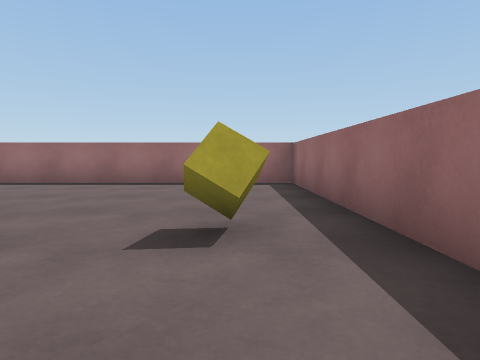
View 1 (above)

20 first-person views from a walk through a 3-D level made in the Unity game engine. The camera is 0.62 m above the floor, tilts 4° down and sees 75° across. The floor is counted in squares, 1 m on a side. Each view is taken from the middle of a square. On the plan, view 1 faces up. The plan holds only what a view shows up to about 9 squares ahead; the rest is blank. The player is left out.

View 2
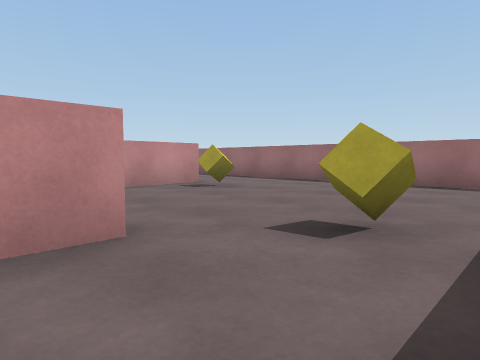

View 3
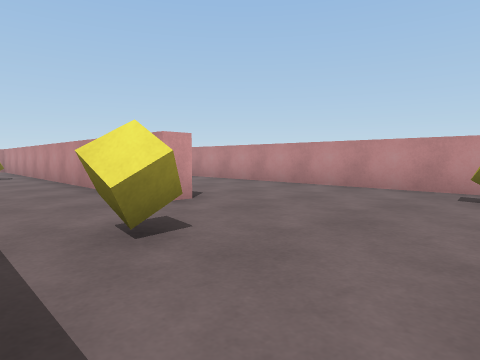

View 4
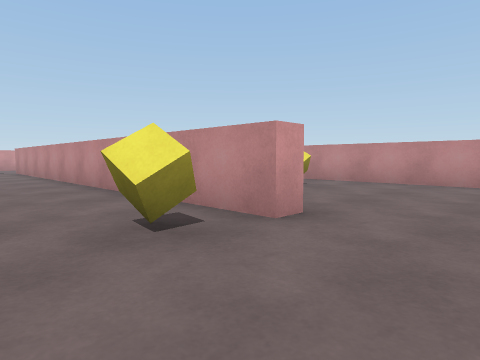

View 5
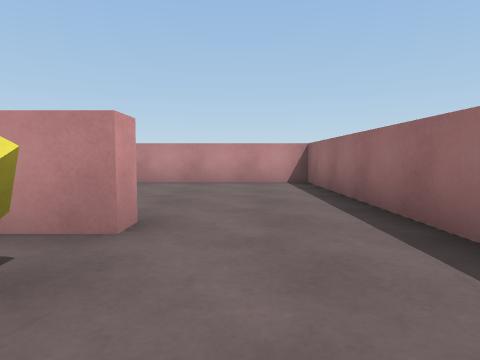

View 6
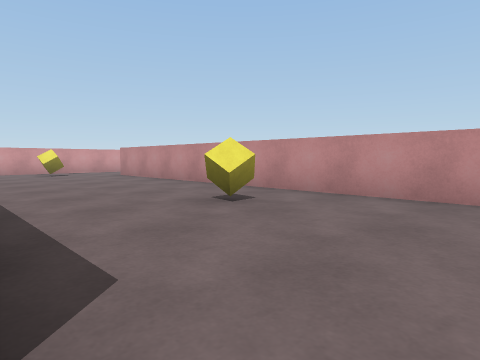

View 7
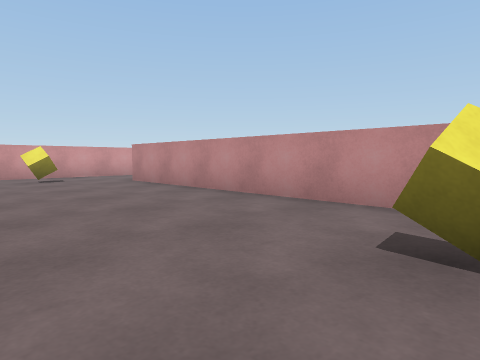

View 8
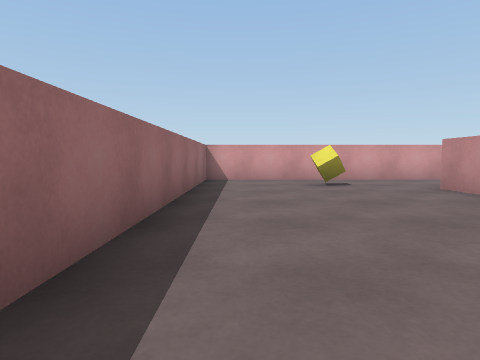

View 9
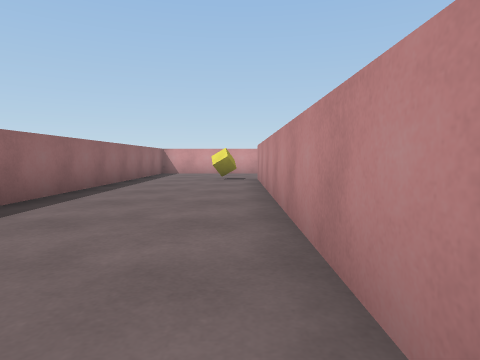

View 10
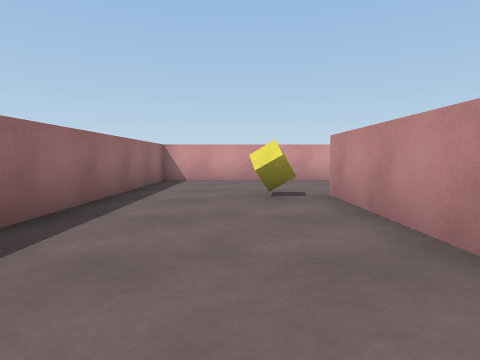

View 11
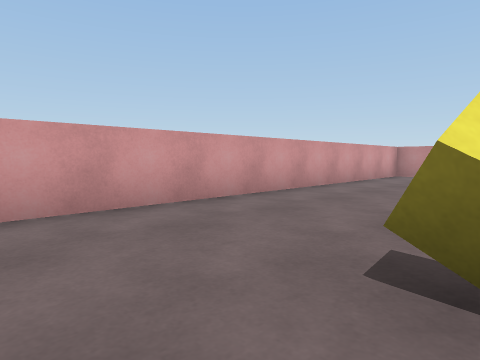

View 12
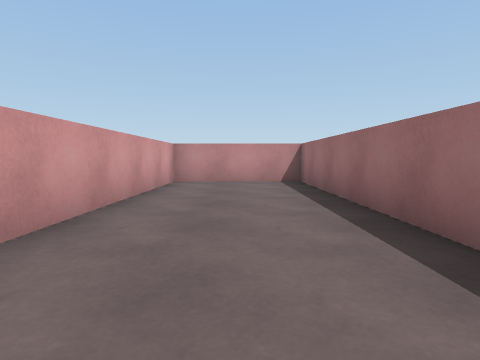

View 13
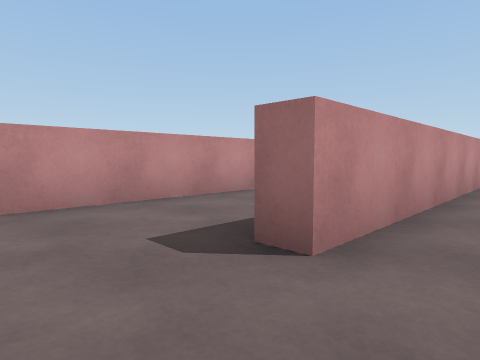

View 14
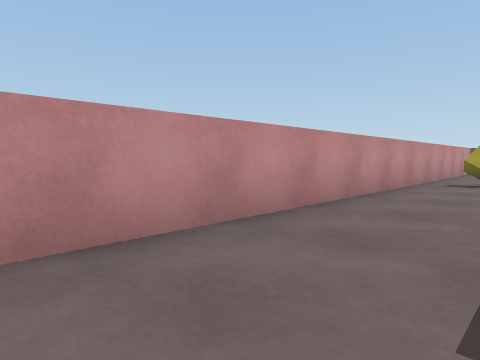

View 15
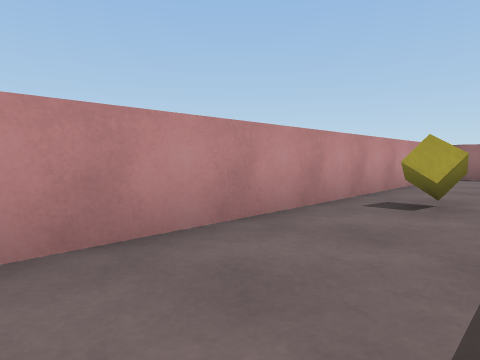

View 16
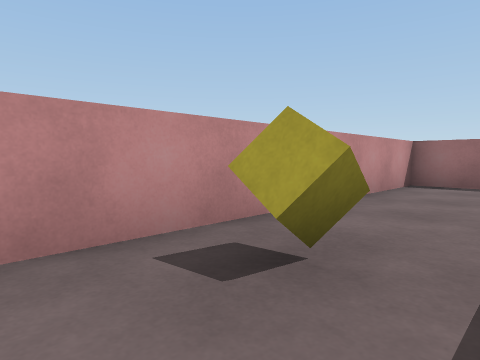

View 17
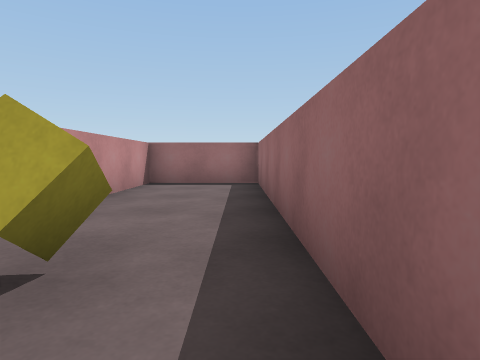

View 18
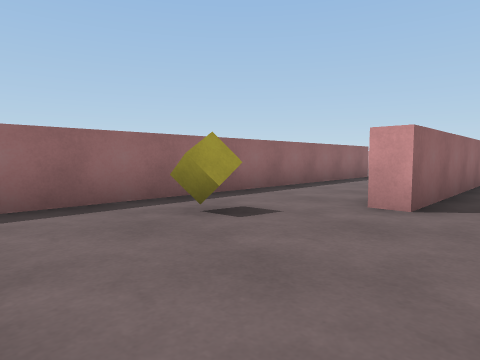

View 19
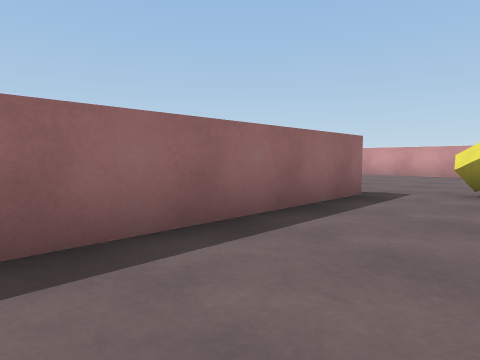

View 20
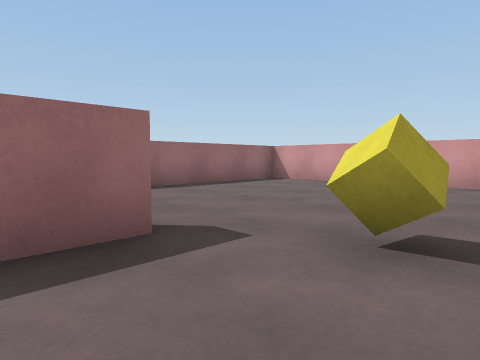

### Floor plan
Points are (right, up) in squares from view 1. A wall is a line through its corners. A room is listed if a view was taken in it or the views show most of it. See-through windows are left out.
Room 1 (views 1, 2, 3, 4, 5, 6, 7, 8, 9, 10, 11, 12, 13, 18, 19, 20)
walls: (-1.4, -1.8) (-1.4, -5.4); (1.3, -5.4) (1.3, 7.8) (-11.1, 7.8) (-11.1, -5.3) (-11.6, -5.3); (-6.1, 5) (-5.5, 5) (-5.5, -8.4); (-8, -8.4) (-14.2, -8.4) (-14.2, -11.7) (-1.9, -11.7) (-1.9, 1.1) (-1.4, 1.1) (-1.4, 0.2); (0, -11.7) (0.9, -11.7); (-11.4, -8) (-6, -8) (-6, -0.1); (2.8, -11.7) (4.1, -11.7); (5.2, -10.6) (5.2, -7.4)
ways out: opening at (-11, -6.5) to room 2
objects: yellow cube (-9, -6); yellow cube (-9, 3); yellow cube (-5, -8); yellow cube (-4, 5); yellow cube (0, -6); yellow cube (0, 3)
Room 2 (views 14, 15, 16, 17)
walls: (-11.5, 0.5) (-11.5, 7.8) (-14.2, 7.8) (-14.2, -6.8); (-12.9, -8) (-11.4, -8)
ways out: opening at (-11, -6.5) to room 1
objects: yellow cube (-13, 2)

Where each view was taken, in squares from view 1:
view 1: 0 up, 0 right, facing up
view 2: 0 up, 1 right, facing up-left
view 3: 5 up, 1 right, facing down-left
view 4: 7 up, 3 left, facing down-left
view 5: 6 up, 3 left, facing left
view 6: 6 up, 6 left, facing down-left
view 7: 3 up, 7 left, facing down-left
view 8: 1 up, 7 left, facing down
view 9: 1 up, 5 left, facing down
view 10: 3 down, 4 left, facing down
view 11: 8 down, 3 left, facing down-left
view 12: 10 down, 6 left, facing left
view 13: 7 down, 10 left, facing up-left
view 14: 7 down, 12 left, facing up-left
view 15: 3 down, 12 left, facing up-left
view 16: 0 up, 12 left, facing up-left
view 17: 0 up, 12 left, facing up
view 18: 5 up, 3 left, facing down-right
view 19: 0 up, 1 left, facing down-right
view 20: 4 down, 1 left, facing down-right
